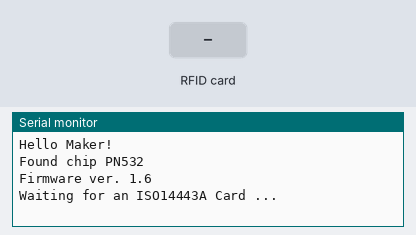
The sketch below on a simulated Arduino Uno, built with avr-gcc and run on an emulated ATmega328P. Parts: the last lines printed to the serial monitor. Inputs (shaded band) come from the test bench.

Above: at 1.2 s.
1.3 s: RFID card 25 05 72 33 92 held to the reader
At 2.2 s:
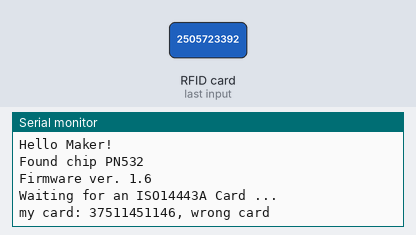
2.8 s: RFID card 83 12 89 33 held to the reader
At 3.4 s:
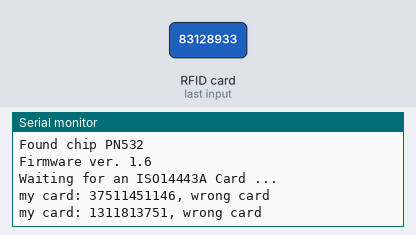
4.3 s: RFID card 5E 7A 19 C4 held to the reader
At 5.5 s:
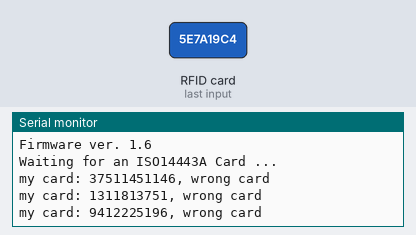

Measured:
- after the input at 1.3 s, the serial monitor: prints a new line at once (image 1)
- after the input at 2.8 s, the serial monitor: prints a new line at once (image 2)
- after the input at 4.3 s, the serial monitor: prints a new line at once (image 3)

The sketch:

pn532_SerialComm.ino
```cpp
/*

  PN532 NFC RFID Module (v3)

  Quick Test Code v2

  Based on an example code from PN532 Arduino Library

  Tailored for HSUART & Arduino Uno

  T.K.Hareendran/2019

  www.electroschematics.com

*/

#include <SoftwareSerial.h>
#include <PN532_SWHSU.h>
#include <PN532.h>
SoftwareSerial SWSerial( 10, 11 ); // RX, TX
PN532_SWHSU pn532swhsu( SWSerial );
PN532 nfc( pn532swhsu );
String RFval = "";

void setup(void) {
  Serial.begin(9600);
  Serial.println("Hello Maker!");
  nfc.begin();
  uint32_t versiondata = nfc.getFirmwareVersion();
  if (! versiondata) {
    Serial.print("Didn't Find PN53x Module");
    while (1); // Halt
  }// Got valid data, print it out!
  Serial.print("Found chip PN5"); Serial.println((versiondata >> 24) & 0xFF, HEX);
  Serial.print("Firmware ver. "); Serial.print((versiondata >> 16) & 0xFF, DEC);
  Serial.print('.'); Serial.println((versiondata >> 8) & 0xFF, DEC);
  // Configure board to read RFID tags
  nfc.SAMConfig();
  Serial.println("Waiting for an ISO14443A Card ...");

}

void loop(void) {
  RFval = "";
  boolean success;
  uint8_t uid[] = { 0, 0, 0, 0, 0, 0, 0 };  // Buffer to store the returned UID
  uint8_t uidLength;                       // Length of the UID (4 or 7 bytes depending on ISO14443A card type)
  success = nfc.readPassiveTargetID(PN532_MIFARE_ISO14443A, &uid[0], &uidLength);
  if (success) {
//    Serial.print("UID Value: ");
    for (uint8_t i = 0; i < uidLength; i++)
    {
//      Serial.print(" 0x"); Serial.print(uid[i], HEX);
      RFval += (uid[i]);
    }
//    Serial.println("");
    Serial.print("my card: ");
    Serial.print(RFval);
    Serial.print(", ");

    if ((RFval == "2505723392")||(RFval == "83128933")) {
      Serial.println("correct");
    }
    else {
      Serial.println("wrong card");
    }
    delay(1000);
  }
}

void RFID_read(){
  RFval = "";
  boolean success;
  uint8_t uid[] = { 0, 0, 0, 0, 0, 0, 0 };  // Buffer to store the returned UID
  uint8_t uidLength;                       // Length of the UID (4 or 7 bytes depending on ISO14443A card type)
  success = nfc.readPassiveTargetID(PN532_MIFARE_ISO14443A, &uid[0], &uidLength);
  if (success) {
    for (uint8_t i = 0; i < uidLength; i++)
    {
      RFval += (uid[i]);
    }
    Serial.print("my card: ");
    Serial.print(RFval);
    Serial.print(", ");

    if ((RFval == "2505723392")||(RFval == "83128933")) {
      Serial.println("correct");
    }
    else {
      Serial.println("wrong card");
    }
  }
}
```
